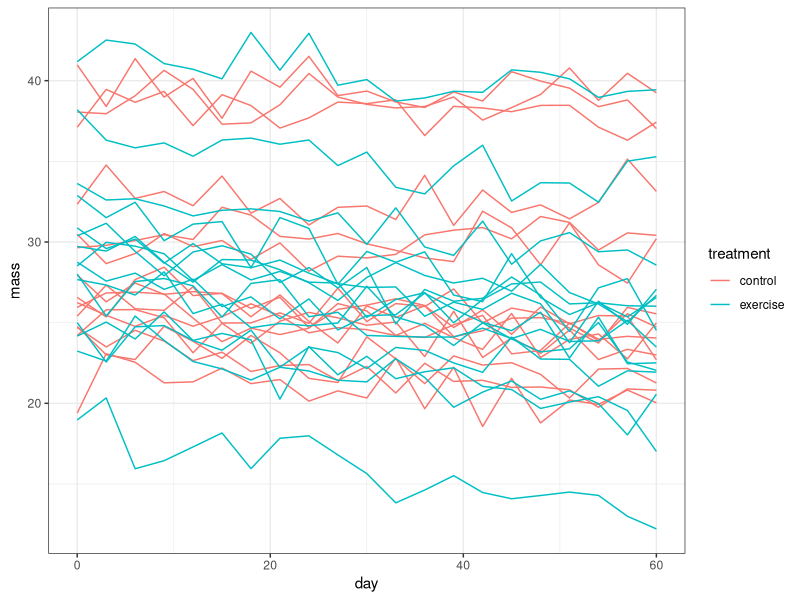

This chart was generated by the following R code: (Note: this script raises an error after producing the figure.)
library(glmmTMB)
library(dplyr)
library(purrr)
library(broom.mixed)
library(tidyverse)
library(ggplot2); theme_set(theme_bw())

# if (packageVersion("broom.mixed") < "0.2.9.5") {
#     warning("please install the latest version of broom.mixed via remotes::install_github('bbolker/broom.mixed')")
# }

#mass <- readRDS("mass_dataset.RDS")

set.seed(404) #because this will probably just give me an error

n_per_group=15; days=seq(0, 60, by=3) #seq(first day, last day, step size)
n_groups <- 2

#set parameters
beta0_f=2; beta_day_f=(0.5/60); beta_daytreat_f=(2/60)

#model
form0 <- ~ 1 + day + treatment:day + (day | batID)
form1 <- flightTime ~ 1 + day + treatment:day + mass + mass:day + mass:treatment + (day | batID) #interaction between mass and treatment, mass and day????

corr_trans <- function(rho) rho/(sqrt(1+rho^2))

sdint_f=0.5; sdslope_f=(0.5/60); corr=corr_trans(0.75); sdres_f=0.1

n_bats <- n_per_group*n_groups

#set parameters
beta0=30; beta_day=(-1.5/60); beta_daytreat=(-3/60)
sdint=5; sdslope=(1/60); sdres=0.5


#create simulation function
sim <- function(n_per_group, days, beta0, beta_day, beta_daytreat
                , sdint, sdslope, corr, sdres, ...
){
  batID <- as.factor(1:n_bats) 
  treatment <- as.factor(rep(c("control", "exercise"), each=n_per_group)) 
  tdat <- data.frame(batID, treatment) 
  dat1 <- expand.grid(batID=batID, day=days) 
  flight_data <- full_join(dat1, tdat, by="batID") 
  flightTime <- simulate_new(form0, 
                             nsim = 1,
                             family = "gaussian",
                             newdata = flight_data,
                             newparams = list(
                               beta = c(beta0_f, beta_day_f, beta_daytreat_f) 
                               , theta = c(log(sdint_f), log(sdslope_f), corr)
                               , betad = log(sdres_f) 
                             )
  )
  mass <- simulate_new(form0, 
                       nsim = 1,
                       family = "gaussian",
                       newdata = flight_data,
                       newparams = list(
                         beta = c(beta0, beta_day, beta_daytreat) 
                         , theta = c(log(sdint), log(sdslope), corr)
                         , betad = log(sdres) 
                       )
  )
  flight_data$flightTime <- flightTime[[1]]
  flight_data$mass <- mass[[1]] 
  return(flight_data) 
}

#simulate once and plot to ensure the simulated output looks reasonable
s1 <- sim(n_per_group=n_per_group, days=days
          , beta0=beta0, beta_day=beta_day, beta_daytreat=beta_daytreat
          , sdint=sdint, sdslope=sdslope, corr=corr, sdres=sdres)

plot_sim <- function(flight_data) {
  ggplot(flight_data, aes(day, mass, colour = treatment)) +
    geom_line(aes(group=batID))
}
plot_sim(s1)

fit <- function(flight_data){
  return(glmmTMB(form1 
                 , data=flight_data
                 , family = "gaussian"
  ))
}


simCIs <- function(simfun, fitfun, ...){ 
  dat <- simfun(...) 
  fit <- fitfun(dat) 
  tt <- (tidy(fit, effects = "fixed", conf.int = TRUE, conf.method = "profile") 
         %>% select(term, est = estimate, lwr = conf.low, upr = conf.high) 
         %>% mutate(across(where(is.character), factor)) 
  )
  return(tt) 
}


print(simCIs(simfun=sim, fitfun=fit
             , n_per_group=n_per_group, days=days #apply set parameters
             , beta0=beta0, beta_day=beta_day, beta_daytreat=beta_daytreat
             , sdint=sdint, sdslope=sdslope, corr=corr, sdres=sdres
))

nReps<- 10

system.time(
  cis_1000 <- map_dfr(1:nReps, simCIs, .id="sim" #iterates over 1000 reps (set above), applying simCIs for each iteration. adds "sim" column for simulation number
                      , .progress = interactive() #progress bar
                      , simfun=sim, fitfun=fit #functions fit to simCIs
                      , n_per_group = n_per_group, days=days #parameters fit to simCIs
                      , beta0=beta0, beta_day=beta_day, beta_daytreat=beta_daytreat#these parameters are fit into simfunin simCIs with ... above
                      , sdint=sdint, sdslope=sdslope, corr=corr, sdres=sdres
  )
)

summary(cis_1000)

beta_daytreat_mass=(-3/60)
treatmentTrue_mass <- beta_daytreat_mass #average *additional* loss per day (relative to control) in treatment group

dt_mass_1000 <- (cis_1000
                 %>% filter(term=="day:treatmentexercise") #retains only rows where the value in the column term is day:treatmentexercise
                 %>% drop_na() #removes rows missing values
)

dt_mass_1000  %>% summarize(
  toohigh=mean(lwr>treatmentTrue_mass) #proportion of CIs where the lower bound is greater than treatmentTrue 
  , toolow=mean(upr<treatmentTrue_mass) #proportion of CIs where the upper bound is lower than treatmentTrue 
  , ci_width=mean(upr-lwr) #mean width of CIs
  , power = mean(upr<0) #proportion of CIs where the upper bound is lower than zero. We are only interested in “power” to detect the true effect direction
)

## caterpillar plot

## arrange sims in order of increasing estimate value
dt_mass_1000  <- (dt_mass_1000 
                  %>% mutate(across(sim, ~ reorder(factor(.), est)))
)

## https://stackoverflow.com/questions/35090883/remove-all-of-x-axis-labels-in-ggplot
no_x_axis <- theme(axis.title.x=element_blank(),
                   axis.text.x=element_blank(),
                   axis.ticks.x=element_blank())

gg1_1000 <- ggplot(dt_mass_1000 , aes(sim, est)) +
  geom_pointrange(aes(ymin = lwr, ymax = upr)) +
  ## blank x axis
  no_x_axis +
  ## reference line for coverage (do CIs include true value?)
  geom_hline(yintercept = beta_daytreat_mass,
             colour = "red", linewidth = 2) +
  ## reference line for power (do CIs include 0?)
  geom_hline(yintercept = 0,
             colour = "blue", linewidth = 2) + 
  expand_limits(x=0)

print(gg1_1000)
